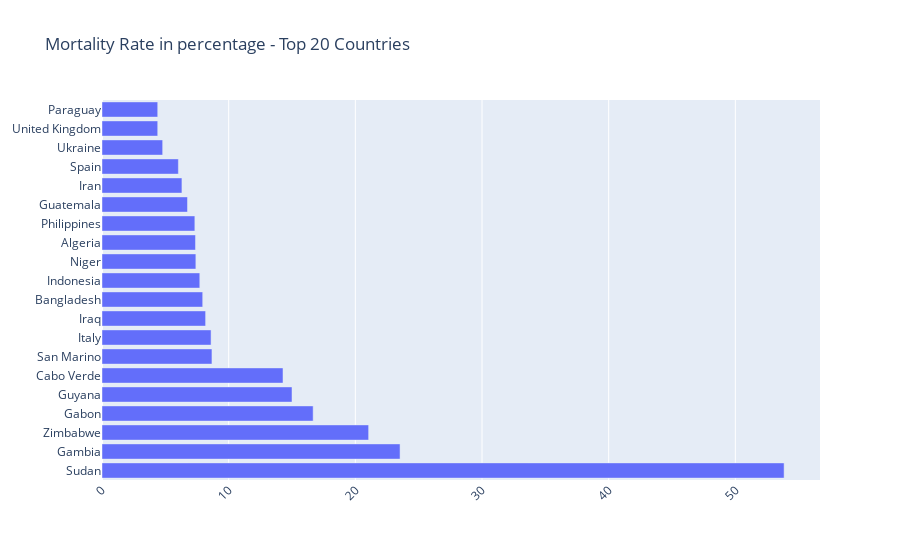

Here is the notebook cell this chart was saved with:
### Code cell
rate = train_df.groupby(by = 'Country').sum().reset_index()
rate['death percentage'] =  round(((rate['Fatalities']) / (rate['ConfirmedCases'])) * 100 , 2)
rate_top_20 = rate.sort_values(by = 'death percentage',ascending = False).head(20).reset_index()

fig = go.Figure()
fig.add_trace(go.Bar(
    y= rate_top_20.Country,
    x=rate_top_20['death percentage'],
    orientation='h'))
# Here we modify the tickangle of the xaxis, resulting in rotated labels.
fig.update_layout(barmode='group', xaxis_tickangle=-45, title ='Mortality Rate in percentage - Top 20 Countries')
fig.show()

### Figure 1 — Plotly figure (JSON) as saved in the notebook; plotly's stock layout.template omitted (floating-point values rounded to 4 significant figures)
{"data": [{"orientation": "h", "type": "bar", "x": [53.85, 23.53, 21.05, 16.67, 15, 14.29, 8.68, 8.61, 8.18, 7.95, 7.72, 7.41, 7.38, 7.33, 6.75, 6.31, 6.03, 4.79, 4.4, 4.4], "y": ["Sudan", "Gambia", "Zimbabwe", "Gabon", "Guyana", "Cabo Verde", "San Marino", "Italy", "Iraq", "Bangladesh", "Indonesia", "Niger", "Algeria", "Philippines", "Guatemala", "Iran", "Spain", "Ukraine", "United Kingdom", "Paraguay"]}], "layout": {"barmode": "group", "title": {"text": "Mortality Rate in percentage - Top 20 Countries"}, "xaxis": {"tickangle": -45}}}
